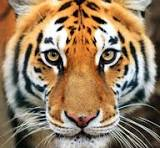
#> input picture tiger.jpeg, 160 x 148 px
$ jupyter execute Ques4.ipynb
#> lines starting #> are read from the running program, lines starting #| are printed output that depends on the picture
<a href="https://colab.research.google.com/github/JyothiAchanta97/DigitalImageProcess/blob/main/Ques4.ipynb" target="_parent"></a>

[cell 1]
import numpy as np
import cv2
import matplotlib.pyplot as plt

def butterworth_filter(shape, cutoff, order=1):
    P, Q = shape
    D = np.zeros((P, Q))

    for u in range(P):
        for v in range(Q):
            D[u, v] = np.sqrt((u - P//2)**2 + (v - Q//2)**2)

    H = 1 / (1 + (D / cutoff)**(2 * order))
    return H

def gaussian_filter(shape, cutoff):
    P, Q = shape
    D = np.zeros((P, Q))

    for u in range(P):
        for v in range(Q):
            D[u, v] = np.sqrt((u - P//2)**2 + (v - Q//2)**2)

    H = np.exp(-(D**2) / (2 * (cutoff**2)))
    return H

# Adding image to filter
image = cv2.imread('tiger.jpeg', cv2.IMREAD_GRAYSCALE)
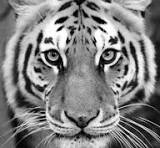
#> image: shape (148, 160); min 0, max 255, mean 130.2
image = cv2.resize(image, (256, 256))  # Resize for simplicity
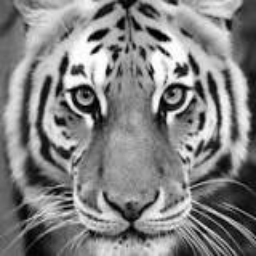
#> image: shape (256, 256); min 0, max 255, mean 130.1

# Applying Fourier Transform
f = np.fft.fft2(image)
fshift = np.fft.fftshift(f)

# Magnitude Spectrum for an image
magnitude_spectrum = np.log(np.abs(fshift) + 1)
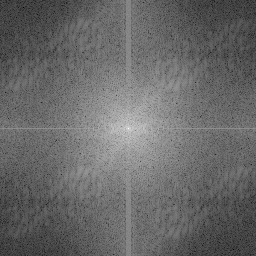
#> magnitude_spectrum: shape (256, 256) float64; min 0.355, max 15.96, mean 6.77; drawn with min black and max white

cutoff_frequency = 30
order = 2

# Creating both filters: Butterworth filter and Apply Gaussian filter
butter_filter = butterworth_filter(image.shape, cutoff_frequency, order)
gaussian_filter = gaussian_filter(image.shape, cutoff_frequency)

# Applying Butterworth filter for an original image
filtered_butter = fshift * butter_filter
inverse_butter = np.fft.ifftshift(filtered_butter)
img_butter = np.abs(np.fft.ifft2(inverse_butter))
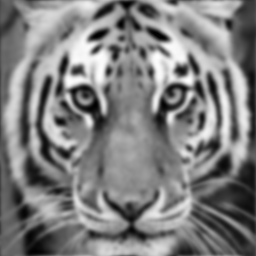
#> img_butter: shape (256, 256) float64; min 0.0938, max 260.3, mean 130.1; drawn with min black and max white

# Applying Gaussian filter for an original image
filtered_gaussian = fshift * gaussian_filter
inverse_gaussian = np.fft.ifftshift(filtered_gaussian)
img_gaussian = np.abs(np.fft.ifft2(inverse_gaussian))

plt.figure(figsize=(12, 10))

plt.subplot(2, 2, 1)
plt.title('Original Tiger Image')
plt.imshow(image, cmap='gray')
plt.axis('off')

plt.subplot(2, 2, 2)
plt.title('Magnitude Spectrum')
plt.imshow(magnitude_spectrum, cmap='gray')
plt.axis('off')

#Displaying Butterworth filter for an original image
plt.subplot(2, 2, 3)
plt.title('Butterworth Filter')
plt.imshow(img_butter, cmap='gray')
plt.axis('off')

#Displaying Gaussian filter for an original image
plt.subplot(2, 2, 4)
plt.title('Gaussian Filter')
plt.imshow(img_gaussian, cmap='gray')
plt.axis('off')

plt.tight_layout()
plt.show()
